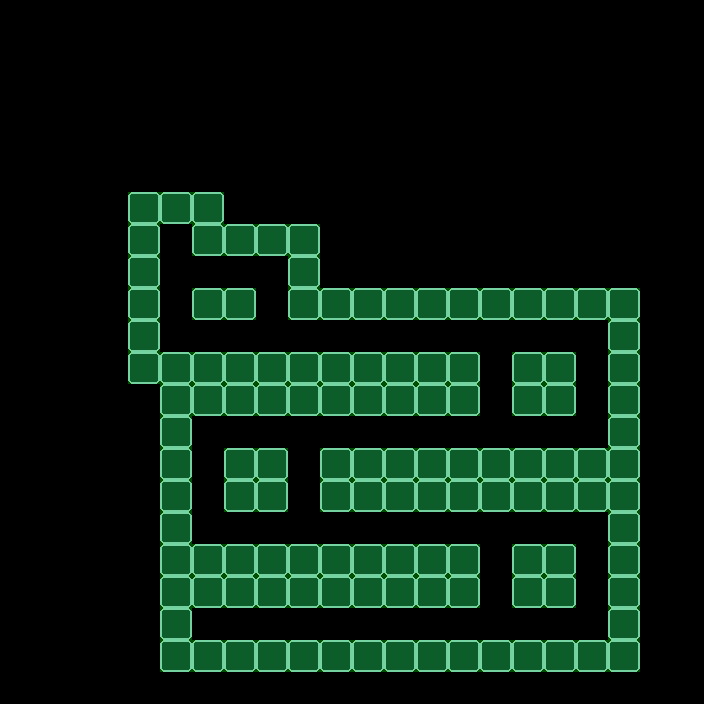

Below is a game level as drawn by its tile map, then a one-line description and the .tmx file that defines it, in full:
An orthogonal 22x22 tile map with 32x32 px tiles, 2 tile layers (Parede, Colisor), 2 tilesets.

<map version="1.2" tiledversion="1.2.2" orientation="orthogonal" renderorder="right-down" width="22" height="22" tilewidth="32" tileheight="32" infinite="0" nextlayerid="3" nextobjectid="1">
 <tileset firstgid="1" name="Tileset PNG.fw" tilewidth="32" tileheight="32" tilecount="144" columns="12">
  <image source="../../Images/Tileset/Tileset PNG.fw.png" width="384" height="384" />
 </tileset>
 <tileset firstgid="145" source="../ColisorImage.tsx" />
 <layer id="1" name="Parede" width="22" height="22">
  <data encoding="csv">
0,0,0,0,0,0,0,0,0,0,0,0,0,0,0,0,0,0,0,0,0,0,
0,0,0,0,0,0,0,0,0,0,0,0,0,0,0,0,0,0,0,0,0,0,
0,0,0,0,0,0,0,0,0,0,0,0,0,0,0,0,0,0,0,0,0,0,
0,0,0,0,0,0,0,0,0,0,0,0,0,0,0,0,0,0,0,0,0,0,
0,0,0,0,0,0,0,0,0,0,0,0,0,0,0,0,0,0,0,0,0,0,
0,0,0,0,0,0,0,0,0,0,0,0,0,0,0,0,0,0,0,0,0,0,
0,0,0,0,65,65,65,0,0,0,0,0,0,0,0,0,0,0,0,0,0,0,
0,0,0,0,65,0,65,65,65,65,0,0,0,0,0,0,0,0,0,0,0,0,
0,0,0,0,65,0,0,0,0,65,0,0,0,0,0,0,0,0,0,0,0,0,
0,0,0,0,65,0,65,65,0,65,65,65,65,65,65,65,65,65,65,65,0,0,
0,0,0,0,65,0,0,0,0,0,0,0,0,0,0,0,0,0,0,65,0,0,
0,0,0,0,65,65,65,65,65,65,65,65,65,65,65,0,65,65,0,65,0,0,
0,0,0,0,0,65,65,65,65,65,65,65,65,65,65,0,65,65,0,65,0,0,
0,0,0,0,0,65,0,0,0,0,0,0,0,0,0,0,0,0,0,65,0,0,
0,0,0,0,0,65,0,65,65,0,65,65,65,65,65,65,65,65,65,65,0,0,
0,0,0,0,0,65,0,65,65,0,65,65,65,65,65,65,65,65,65,65,0,0,
0,0,0,0,0,65,0,0,0,0,0,0,0,0,0,0,0,0,0,65,0,0,
0,0,0,0,0,65,65,65,65,65,65,65,65,65,65,0,65,65,0,65,0,0,
0,0,0,0,0,65,65,65,65,65,65,65,65,65,65,0,65,65,0,65,0,0,
0,0,0,0,0,65,0,0,0,0,0,0,0,0,0,0,0,0,0,65,0,0,
0,0,0,0,0,65,65,65,65,65,65,65,65,65,65,65,65,65,65,65,0,0,
0,0,0,0,0,0,0,0,0,0,0,0,0,0,0,0,0,0,0,0,0,0
</data>
 </layer>
 <layer id="2" name="Colisor" width="22" height="22" opacity="0.31">
  <data encoding="csv">
0,0,0,0,0,0,0,0,0,0,0,0,0,0,0,0,0,0,0,0,0,0,
0,0,0,0,0,0,0,0,0,0,0,0,0,0,0,0,0,0,0,0,0,0,
0,0,0,0,0,0,0,0,0,0,0,0,0,0,0,0,0,0,0,0,0,0,
0,0,0,0,0,0,0,0,0,0,0,0,0,0,0,0,0,0,0,0,0,0,
0,0,0,0,0,0,0,0,0,0,0,0,0,0,0,0,0,0,0,0,0,0,
0,0,0,0,0,0,0,0,0,0,0,0,0,0,0,0,0,0,0,0,0,0,
0,0,0,0,145,145,145,0,0,0,0,0,0,0,0,0,0,0,0,0,0,0,
0,0,0,0,145,0,145,145,145,145,0,0,0,0,0,0,0,0,0,0,0,0,
0,0,0,0,145,0,0,0,0,145,0,0,0,0,0,0,0,0,0,0,0,0,
0,0,0,0,145,0,145,145,0,145,145,145,145,145,145,145,145,145,145,145,0,0,
0,0,0,0,145,0,0,0,0,0,0,0,0,0,0,0,0,0,0,145,0,0,
0,0,0,0,145,145,145,145,145,145,145,145,145,145,145,0,145,145,0,145,0,0,
0,0,0,0,0,145,145,145,145,145,145,145,145,145,145,0,145,145,0,145,0,0,
0,0,0,0,0,145,0,0,0,0,0,0,0,0,0,0,0,0,0,145,0,0,
0,0,0,0,0,145,0,145,145,0,145,145,145,145,145,145,145,145,145,145,0,0,
0,0,0,0,0,145,0,145,145,0,145,145,145,145,145,145,145,145,145,145,0,0,
0,0,0,0,0,145,0,0,0,0,0,0,0,0,0,0,0,0,0,145,0,0,
0,0,0,0,0,145,145,145,145,145,145,145,145,145,145,0,145,145,0,145,0,0,
0,0,0,0,0,145,145,145,145,145,145,145,145,145,145,0,145,145,0,145,0,0,
0,0,0,0,0,145,0,0,0,0,0,0,0,0,0,0,0,0,0,145,0,0,
0,0,0,0,0,145,145,145,145,145,145,145,145,145,145,145,145,145,145,145,0,0,
0,0,0,0,0,0,0,0,0,0,0,0,0,0,0,0,0,0,0,0,0,0
</data>
 </layer>
</map>
